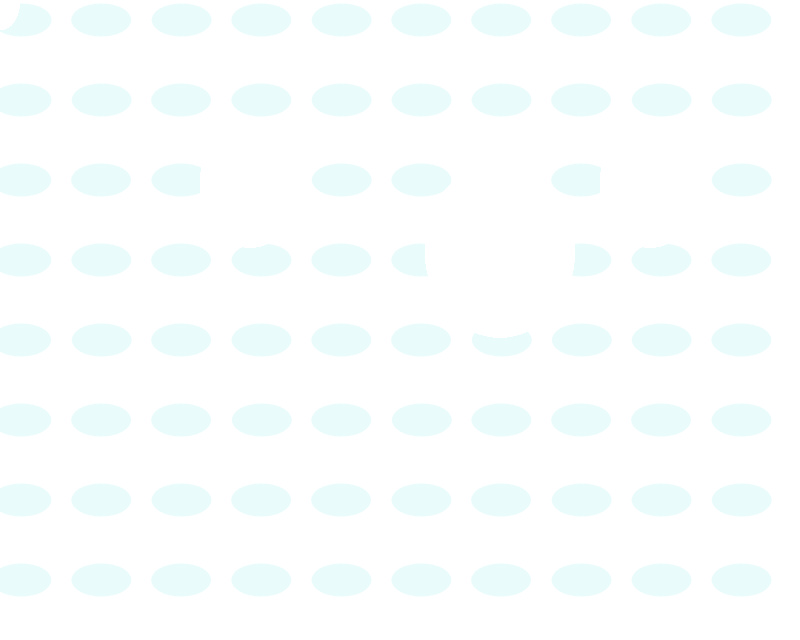
Frame 1 (no input)
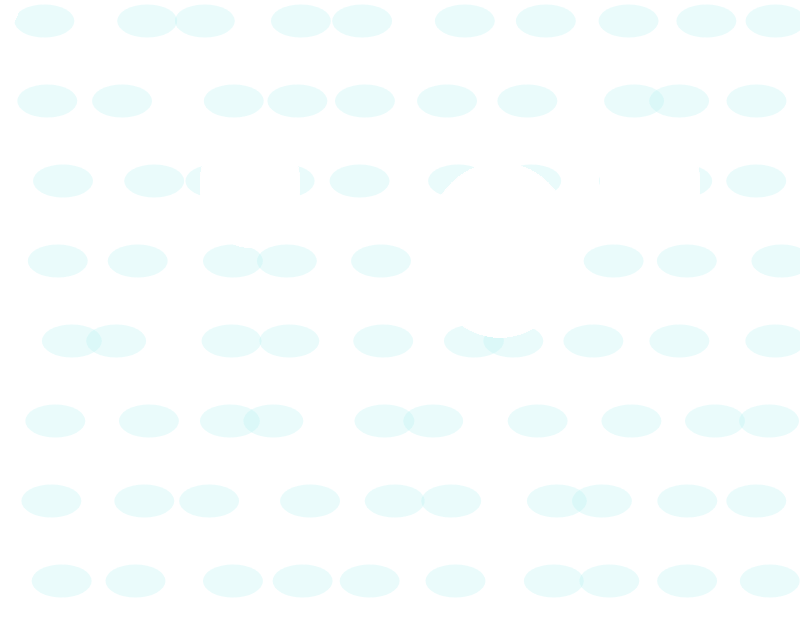
Frame 60 (no input)
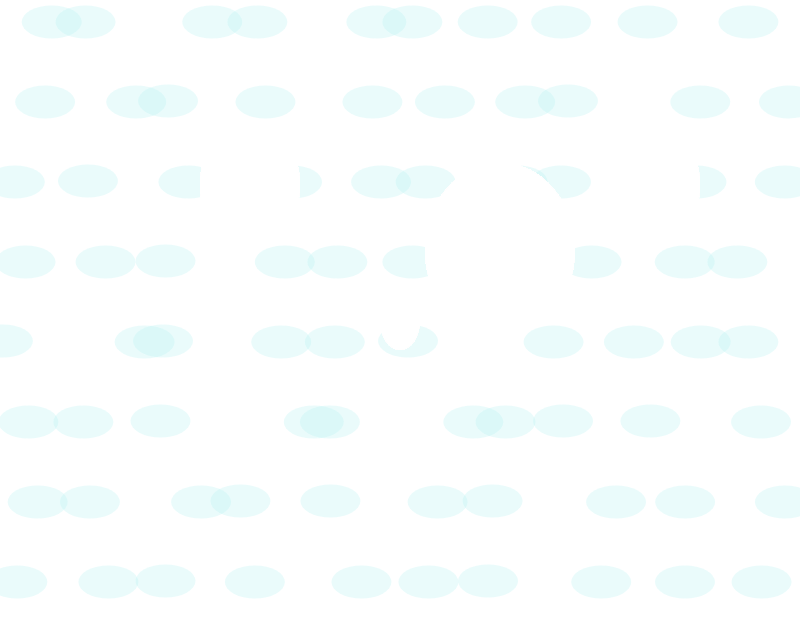
Frame 120 (the mouse pressed at the canvas centre since frame 60)

The p5.js sketch that drew these frames (run headless with seeded random() and noise() and a simulated clock; from frame 60 on, the mouse is pressed at the canvas centre):

// p5.js sketch
// ── sketch.js



class Module {
  constructor(xOff, yOff, x, y, speed, unit) {
    this.xOff = xOff;
    this.yOff = yOff;
    this.x = x;
    this.y = y;
    this.speed = speed;
    this.unit = unit;
    this.xDir = 1;
    this.yDir = 1;
  }


  update() {
    this.x = this.x + this.speed * this.xDir;
    if (this.x >= this.unit || this.x <= 0) {
      this.xDir *= -1;
      this.x = this.x + 1 * this.xDir;
      this.y = this.y + 1 * this.yDir;
    }
    if (this.y >= this.unit || this.y <= 0) {
      this.yDir *= -1;
      this.y = this.y + 1 * this.yDir;
    }
    {

    }
  }

  draw() {
    fill(175,238,238,68);


    ellipse(this.xOff + this.x, this.yOff + this.y, 60,33);

    fill(255);
    ellipse(250,185,100,125);
    ellipse(mouseX,mouseY,40,60);
    ellipse(650,185,100,125);
    ellipse(500,250,150,175);
    ellipse(1200,325,100,125);




  }
}

let unit = 80;
let count;
let mods = [];

function setup() {
  createCanvas(displayWidth, 640);

  noStroke();
  let wideCount = width / unit;
  let highCount = height / unit;
  count = wideCount * highCount;

  let index = 0;
  for (let y = 0; y < highCount; y++) {
    for (let x = 0; x < wideCount; x++) {
      mods[index++] = new Module(
        x * unit,
        y * unit,
        unit / 4,
        unit / 4,
        random(1.05, 1.8),
        unit
      );
    }
  }
}

function draw() {
  background(70,130,180);
  clear();



  for (let i = 0; i < count; i++) {
    mods[i].update();
    mods[i].draw();

  }
}
